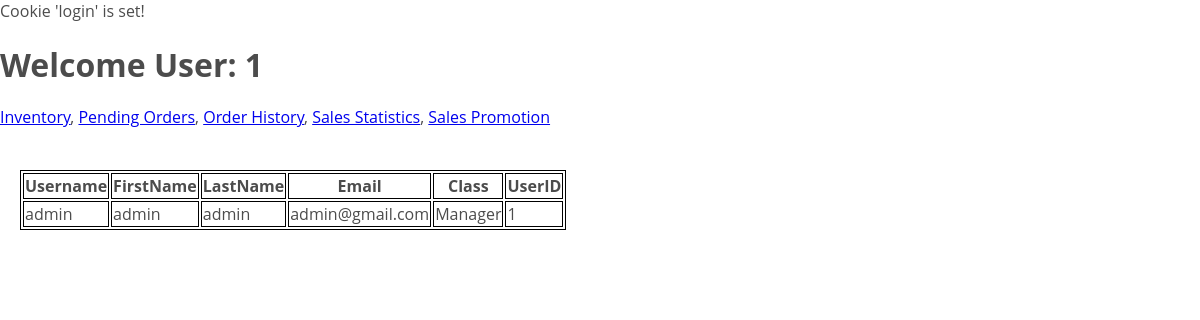
The page /Account/ (signed in) on the database its author committed.
### tables this page shows
CREATE TABLE `user` (
  `FirstName` varchar(20) DEFAULT NULL,
  `LastName` varchar(20) DEFAULT NULL,
  `Email` varchar(20) DEFAULT NULL,
  `Class` varchar(20) DEFAULT NULL,
  `Password` varchar(20) DEFAULT NULL,
  `Username` varchar(20) DEFAULT NULL,
  `UserID` int(11) DEFAULT NULL
);

### Account/index.php (the view, shortened to what this page needs)
<!DOCTYPE html>
<html>
  <head>
    <link rel="stylesheet" type="text/css" href="../style.css">
  </head>
<body>
  <table>
  <thead>
    <th>Username</th>
    <th>FirstName</th>
    <th>LastName</th>
    <th>Email</th>
    <th>Class</th>
    <th>UserID</th>
  </thead>
  <tbody>
<?php
	$cookie_name = 'login';
	if(!isset($_COOKIE[$cookie_name])) {
 	   echo "Cookie named '" . $cookie_name . "' is not set!";
	} else {
        echo "Cookie '" . $cookie_name . "' is set!<br>";
        echo "<h1>" . "Welcome User: " . $_COOKIE[$cookie_name] . "</h1>";
}
	include '../databaselogin.php';
        $conn = new mysqli($servername, $username, $password, $db);
        $sql = "select * from user where UserID='" . $_COOKIE[$cookie_name] . "';";
        $result = $conn->query($sql);
        if ($result->num_rows > 0) {
         while($row = $result->fetch_assoc()) {
                echo "<tr>";
                echo "<td>" . $row["Username"] . "</td>";
                echo "<td>" . $row["FirstName"] . "</td>";
		echo "<td>" . $row["LastName"] . "</td>";
		echo "<td>" . $row["Email"] . "</td>";
		echo "<td>" . $row["Class"] . "</td>";
		echo "<td>" . $row["UserID"] . "</td>";
                echo "</tr>";
		$Class=$row["Class"];
        }
        } else {
           echo "0 results";
        }
	if($Class == "Manager"){
		echo "<a href='/CS405/Account/inventory.php'>Inventory</a>, ";
		echo "<a href='/CS405/Account/pendingorders.php'>Pending Orders</a>, ";
		echo "<a href='/CS405/Account/orderhistory.php'>Order History</a>, ";
		echo "<a href='/CS405/Account/salesStatistics.php'>Sales Statistics</a>, ";
		echo "<a href='/CS405/Account/salesPromotion.php'>Sales Promotion</a><br><br>";
	}
?>
   </tbody>
   </table>
</body>
</html>

### style.css (style rules this page uses)
table, td, th { border: 1px solid black; }
table { margin:20px; }
a { cursor:pointer; }
h1,h2,h3,p { margin-bottom:20px; }
body, input, textarea, select { font-family: 'Open Sans', sans-serif; font-size: 16px; color: #4c4c4c; margin:0; }

### rows shown on the page
user: Username "admin", FirstName "admin", LastName "admin", Email "admin@gmail.com", Class "Manager", UserID "1"

### other values the page prints
$_COOKIE[$cookie_name] "1"
